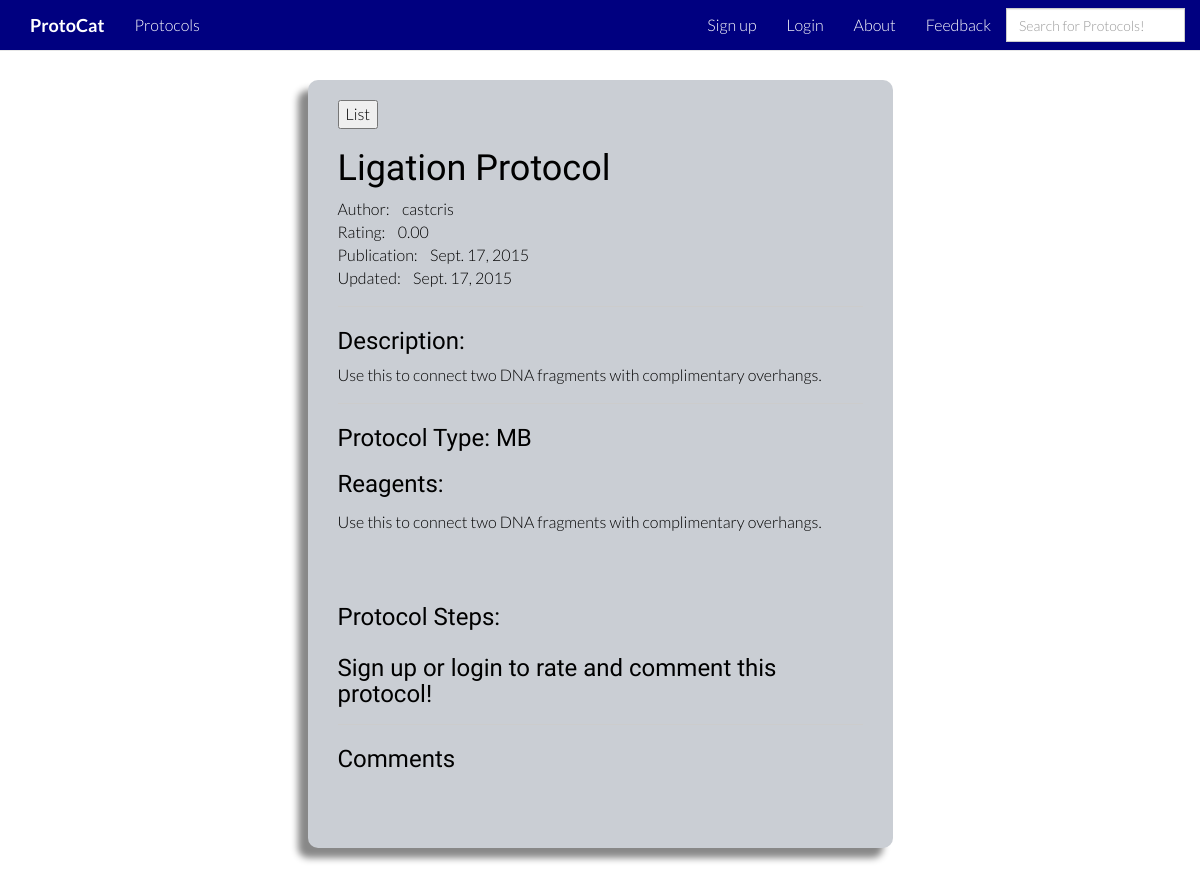
The app's page /protocol_display/115/, older data.
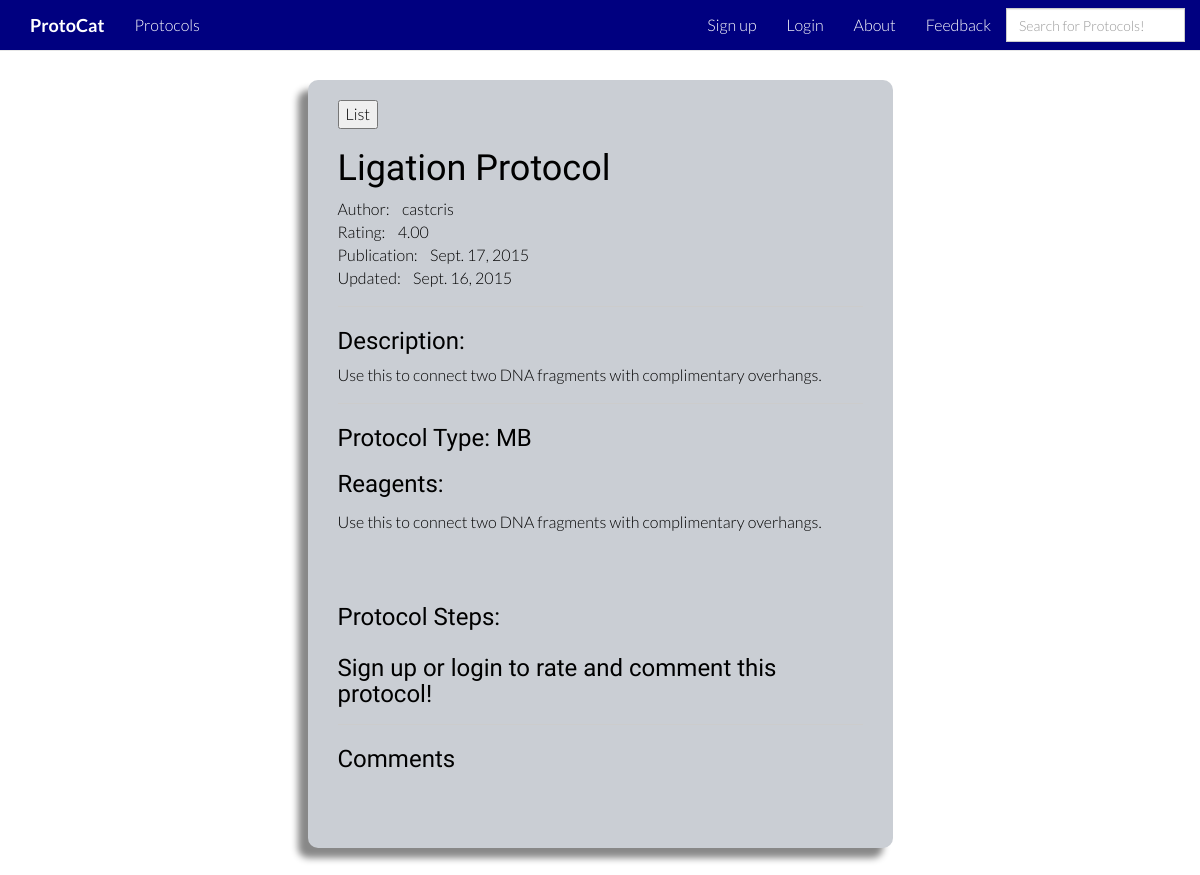
The same page, newer data.
### protocat_app/models.py (models this page shows, shortened)
class Protocol(models.Model):
    id = models.AutoField(primary_key=True)
    title = models.TextField()
    author = models.CharField(max_length=50)
    date_of_upload = models.DateField(auto_now_add=True)
    date_modified = models.DateField(auto_now=True)
    description = models.TextField(blank=True)
    protocol_type = models.CharField(max_length=2, choices=PROTOCOL_TYPES, null=True, blank=True)
    rating = models.DecimalField(
        validators=[MinValueValidator(0.0), MaxValueValidator(5.0)],
        max_digits=3, decimal_places=2, default=2.50)
    num_ratings = models.IntegerField(default=0)
    user_rated = models.TextField(default='')
    reagents = models.TextField(default='')
    protocol_steps = models.TextField(default='')

### protocat_app/views.py (the view)
# urls.py: url(r'^protocol_display/(?P<protocol_id>[0-9]+)/$', views.protocol_display, name='protocol_display'),
def protocol_display(request, protocol_id):
    protocol_items = Protocol.objects.get(id=protocol_id)
    steps = protocol_items.protocol_steps
    current_user = str(request.user)
    return render(request, 'protocat_app/protocol_display.html', {'protocol_items':protocol_items, 'steps':steps,'current_user':current_user})

### protocat_app/templates/protocat_app/protocol_display.html (shortened to what this page needs)
{% extends 'base.html' %}
{% load staticfiles %}
{% load comments %}
{% block content %}
        <div class="row">
            <div class="col-md-3"></div>
            <div class="col-md-6">
                <div class="protocol_display_box">
                    <form action="/protocol_list">
                        <input type="submit" value="List">
                    </form>
                    <h1>{{protocol_items.title}}</h1>
                    Author:&nbsp&nbsp&nbsp&nbsp{{protocol_items.author}}
                    <br>
                    Rating:&nbsp&nbsp&nbsp&nbsp{{protocol_items.rating}}
                    <br>
                    Publication:&nbsp&nbsp&nbsp&nbsp{{protocol_items.date_of_upload}}
                    <br>
                    Updated:&nbsp&nbsp&nbsp&nbsp{{protocol_items.date_modified}}
                    <hr>
                    {% if protocol_items.description %}
                        <h3>Description:</h3>
                    {{protocol_items.description}}
                    <hr>
                    {% endif %}
                    <h3>Protocol Type:  {{protocol_items.protocol_type}}</h3>
                    <h3>Reagents: </h3> <p>{{protocol_items.reagents|linebreaksbr}}</p>
                    <br>
                    <h3>Protocol Steps: </h3> <p>{{steps|linebreaksbr}}</p>
                    {% if not user.is_authenticated %}
                            <h3>Sign up or login to rate and comment this protocol!</h3>
                            {% endif %}
                    <hr>
                    <h3>Comments</h3>
                    <br>
                    {% get_comment_form for protocol_items as form %}
                    <br>
                </div>
            </div>
        </div>
{% endblock %}

### protocat_app/templates/base.html (shortened to what this page needs)
<!DOCTYPE html>
<html lang="en">
<head>
     {% load staticfiles %}
    <link rel="shortcut icon" href="{% static 'stylesheets/images/protocat.ico' %}">
    <link href="{% static 'stylesheets/bootstrap.min.css' %}" rel="stylesheet">
    <link href="{% static 'stylesheets/root_index.css' %}" rel="stylesheet">
    <link href="{% static 'stylesheets/user_authentication.css' %}" rel="stylesheet">
    <link href="{% static 'stylesheets/user_registration.css' %}" rel="stylesheet">
    <link href="{% static 'stylesheets/feedback.css' %}" rel="stylesheet">
    <link href="{% static 'stylesheets/protocol_list.css' %}" rel="stylesheet">
    <link href="{% static 'stylesheets/protocol_display.css' %}" rel="stylesheet">
    <link href="{% static 'stylesheets/protocol_upload.css' %}" rel="stylesheet">
</head>
<body>
    <div id="sidebar">
        {% block sidebar %}
          <body data-spy="scroll" data-offset="0" data-target="#navigation">
                <div id="navigation" class="navbar navbar-default navbar-fixed-top">
                  <div class="container">
                    <div class="navbar-header">
                      <a class="navbar-brand" href="/"><b>ProtoCat</b></a>
                    </div>
                    <div class="navbar-collapse collapse">
                      <ul class="nav navbar-nav">
                        <li><a href="/protocol_list" class="smothscroll">Protocols</a></li>
                      </ul>
                        {% if not user.is_authenticated %}
                      <div class="nav navbar-nav navbar-right">
                          <li><a href="/user_registration" class="smothscroll">Sign up</a></li>
                          <li><a href="/user_authentication" class="smothScroll">Login</a></li>
                        {% endif %}
                             <li><a href="/about" class="smothScroll">About</a></li>
                             <li><a href="/feedback" class="smothScroll">Feedback</a></li>
                             <li class="search_box">
                                 <div class="input-group input-group-lg">
                                     <form class="form-search" method="GET" action="{% url 'search' %}">
                                         <input type="text" name="search" class="form-control" placeholder="Search for Protocols!" style="color:black">
                                     </form>
                                 </div>
                             </li>
                    </div>
                  </div>
                </div>
            </body>
        {% endblock %}
    </div>
    <div id="content">
        {% block content %}{% endblock %}
    </div>
</body>
</html>

### protocat_app/static/stylesheets/root_index.css (style rules this page uses)
body { background-color: white; font-family: "Lato"; font-weight: 300; font-size: 16px; color: black; padding-top: 50px; -webkit-font-smoothing: antialiased; -webkit-overflow-scrolling: touch; }
h1, h2, h3, h4, h5, h6 { font-family: "Raleway"; font-weight: 300; color: black; }
p { line-height: 28px; margin-bottom: 25px; color:black; }
a { color: #000080; word-wrap: break-word; -webkit-transition: color 0.1s ease-in, background 0.1s ease-in; -moz-transition: color 0.1s ease-in, background 0.1s ease-in; -ms-transition: color 0.1s ease-in, background 0.1s ease-in; -o-transition: color 0.1s ease-in, background 0.1s ease-in; transition: color 0.1s ease-in, background 0.1s ease-in; }
a:before, a:after { -webkit-transition: color 0.1s ease-in, background 0.1s ease-in; -moz-transition: color 0.1s ease-in, background 0.1s ease-in; -ms-transition: color 0.1s ease-in, background 0.1s ease-in; -o-transition: color 0.1s ease-in, background 0.1s ease-in; transition: color 0.1s ease-in, background 0.1s ease-in; }
hr { display: block; height: 1px; border: 0; border-top: 1px solid #ccc; margin: 1em 0; padding: 0; }
input { color:black; }
.search_box { margin-top: 8px; }
.navbar { background-image:none; background-color: #000080; color:white; }
.navbar-default { background-image:none; background-color: #000080; color:white; }
.navbar-fixed-top { background-image:none; background-color: #000080; color:white; }
.navbar-header { background-image:none; background-color: #000080; color:white; }
.navbar-brand { background-image:none; background-color: #000080; color:white; }
.navbar-collapse { background-image:none; background-color: #000080; color:white; }
.navbar-nav { background-image:none; background-color: #000080; color:white; }
.navbar-right { background-image:none; background-color: #000080; color:white; }
.nav { background-image:none; background-color: #000080; color:white; }
.navbar .nav > li > a { color: white; }
.navbar-default .navbar-brand { color:white; }

### protocat_app/static/stylesheets/protocol_display.css (style rules this page uses)
.protocol_display_box { box-shadow: -10px 10px 7px #888888; margin-top: 30px; margin-bottom: 50px; padding-left: 30px; padding-right: 30px; padding-top: 20px; padding-bottom: 20px; background-color: #CACED4; border-radius: 10px; color:black; }

Row changes from the older to the newer data that the page shows:
changed Protocol "Ligation Protocol": rating "0.00" → "4.00"; date_modified "Sept. 17, 2015" → "Sept. 16, 2015"
